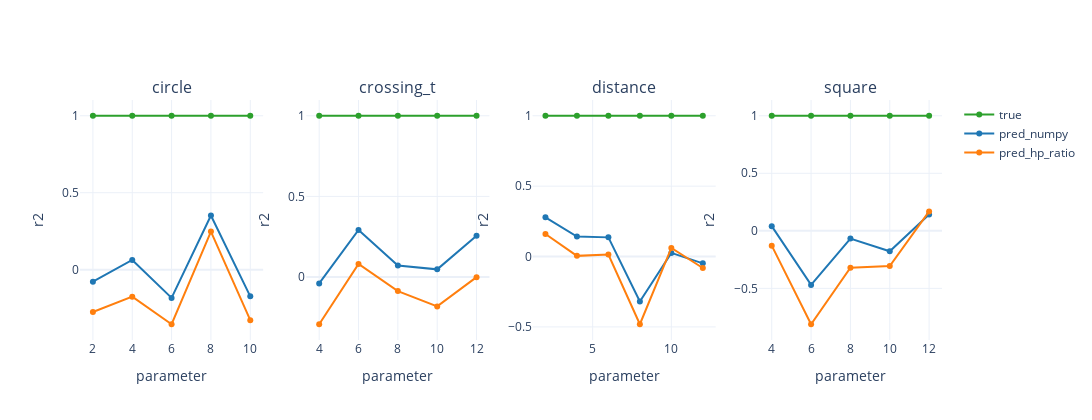

Source (notebook cell):
### Code cell
fig = make_subplots(rows=1, cols=len(setups), subplot_titles=setups)
for col, setup in enumerate(setups, start=1):
    part = score_df[score_df["setup"] == setup].sort_values("parameter_value")
    for source, color in [("true", "#2ca02c"), ("pred_numpy", "#1f77b4"), ("pred_hp_ratio", "#ff7f0e")]:
        sub = part[part["source"] == source]
        fig.add_trace(
            go.Scatter(
                x=sub["parameter_value"],
                y=sub["score"],
                mode="lines+markers",
                name=source,
                line={"color": color},
                showlegend=(col == 1),
            ),
            row=1,
            col=col,
        )
    fig.update_xaxes(title_text="parameter", row=1, col=col)
    fig.update_yaxes(title_text="r2", row=1, col=col)

fig.update_layout(height=420, width=max(1100, 320 * len(setups)), template="plotly_white")
fig.show()

### Figure 1 — Plotly figure (JSON) as saved in the notebook; plotly's stock layout.template omitted (floating-point values rounded to 4 significant figures)
{"data": [{"line": {"color": "#2ca02c"}, "mode": "lines+markers", "name": "true", "showlegend": true, "x": [2.0, 4.0, 6.0, 8.0, 10.0], "y": [1.0, 1.0, 1.0, 1.0, 1.0], "type": "scatter", "xaxis": "x", "yaxis": "y"}, {"line": {"color": "#1f77b4"}, "mode": "lines+markers", "name": "pred_numpy", "showlegend": true, "x": [2.0, 4.0, 6.0, 8.0, 10.0], "y": [-0.07772, 0.06366, -0.1831, 0.3518, -0.1732], "type": "scatter", "xaxis": "x", "yaxis": "y"}, {"line": {"color": "#ff7f0e"}, "mode": "lines+markers", "name": "pred_hp_ratio", "showlegend": true, "x": [2.0, 4.0, 6.0, 8.0, 10.0], "y": [-0.2744, -0.175, -0.3543, 0.2475, -0.3278], "type": "scatter", "xaxis": "x", "yaxis": "y"}, {"line": {"color": "#2ca02c"}, "mode": "lines+markers", "name": "true", "showlegend": false, "x": [4.0, 6.0, 8.0, 10.0, 12.0], "y": [1.0, 1.0, 1.0, 1.0, 1.0], "type": "scatter", "xaxis": "x2", "yaxis": "y2"}, {"line": {"color": "#1f77b4"}, "mode": "lines+markers", "name": "pred_numpy", "showlegend": false, "x": [4.0, 6.0, 8.0, 10.0, 12.0], "y": [-0.03942, 0.2914, 0.07161, 0.04761, 0.256], "type": "scatter", "xaxis": "x2", "yaxis": "y2"}, {"line": {"color": "#ff7f0e"}, "mode": "lines+markers", "name": "pred_hp_ratio", "showlegend": false, "x": [4.0, 6.0, 8.0, 10.0, 12.0], "y": [-0.2929, 0.08132, -0.08705, -0.1821, -0.0007235], "type": "scatter", "xaxis": "x2", "yaxis": "y2"}, {"line": {"color": "#2ca02c"}, "mode": "lines+markers", "name": "true", "showlegend": false, "x": [2.0, 4.0, 6.0, 8.0, 10.0, 12.0], "y": [1.0, 1.0, 1.0, 1.0, 1.0, 1.0], "type": "scatter", "xaxis": "x3", "yaxis": "y3"}, {"line": {"color": "#1f77b4"}, "mode": "lines+markers", "name": "pred_numpy", "showlegend": false, "x": [2.0, 4.0, 6.0, 8.0, 10.0, 12.0], "y": [0.2786, 0.1415, 0.1361, -0.3192, 0.02565, -0.04844], "type": "scatter", "xaxis": "x3", "yaxis": "y3"}, {"line": {"color": "#ff7f0e"}, "mode": "lines+markers", "name": "pred_hp_ratio", "showlegend": false, "x": [2.0, 4.0, 6.0, 8.0, 10.0, 12.0], "y": [0.1599, 0.004608, 0.01412, -0.4811, 0.06126, -0.08133], "type": "scatter", "xaxis": "x3", "yaxis": "y3"}, {"line": {"color": "#2ca02c"}, "mode": "lines+markers", "name": "true", "showlegend": false, "x": [4.0, 6.0, 8.0, 10.0, 12.0], "y": [1.0, 1.0, 1.0, 1.0, 1.0], "type": "scatter", "xaxis": "x4", "yaxis": "y4"}, {"line": {"color": "#1f77b4"}, "mode": "lines+markers", "name": "pred_numpy", "showlegend": false, "x": [4.0, 6.0, 8.0, 10.0, 12.0], "y": [0.04073, -0.4699, -0.06747, -0.1774, 0.1419], "type": "scatter", "xaxis": "x4", "yaxis": "y4"}, {"line": {"color": "#ff7f0e"}, "mode": "lines+markers", "name": "pred_hp_ratio", "showlegend": false, "x": [4.0, 6.0, 8.0, 10.0, 12.0], "y": [-0.1289, -0.8118, -0.3203, -0.3058, 0.1686], "type": "scatter", "xaxis": "x4", "yaxis": "y4"}], "layout": {"xaxis": {"anchor": "y", "domain": [0.0, 0.2125], "title": {"text": "parameter"}}, "yaxis": {"anchor": "x", "domain": [0.0, 1.0], "title": {"text": "r2"}}, "xaxis2": {"anchor": "y2", "domain": [0.2625, 0.475], "title": {"text": "parameter"}}, "yaxis2": {"anchor": "x2", "domain": [0.0, 1.0], "title": {"text": "r2"}}, "xaxis3": {"anchor": "y3", "domain": [0.525, 0.7375], "title": {"text": "parameter"}}, "yaxis3": {"anchor": "x3", "domain": [0.0, 1.0], "title": {"text": "r2"}}, "xaxis4": {"anchor": "y4", "domain": [0.7875, 1.0], "title": {"text": "parameter"}}, "yaxis4": {"anchor": "x4", "domain": [0.0, 1.0], "title": {"text": "r2"}}, "annotations": [{"font": {"size": 16}, "showarrow": false, "text": "circle", "x": 0.1062, "xanchor": "center", "xref": "paper", "y": 1.0, "yanchor": "bottom", "yref": "paper"}, {"font": {"size": 16}, "showarrow": false, "text": "crossing_t", "x": 0.3688, "xanchor": "center", "xref": "paper", "y": 1.0, "yanchor": "bottom", "yref": "paper"}, {"font": {"size": 16}, "showarrow": false, "text": "distance", "x": 0.6313, "xanchor": "center", "xref": "paper", "y": 1.0, "yanchor": "bottom", "yref": "paper"}, {"font": {"size": 16}, "showarrow": false, "text": "square", "x": 0.8938, "xanchor": "center", "xref": "paper", "y": 1.0, "yanchor": "bottom", "yref": "paper"}], "height": 420, "width": 1280}}
